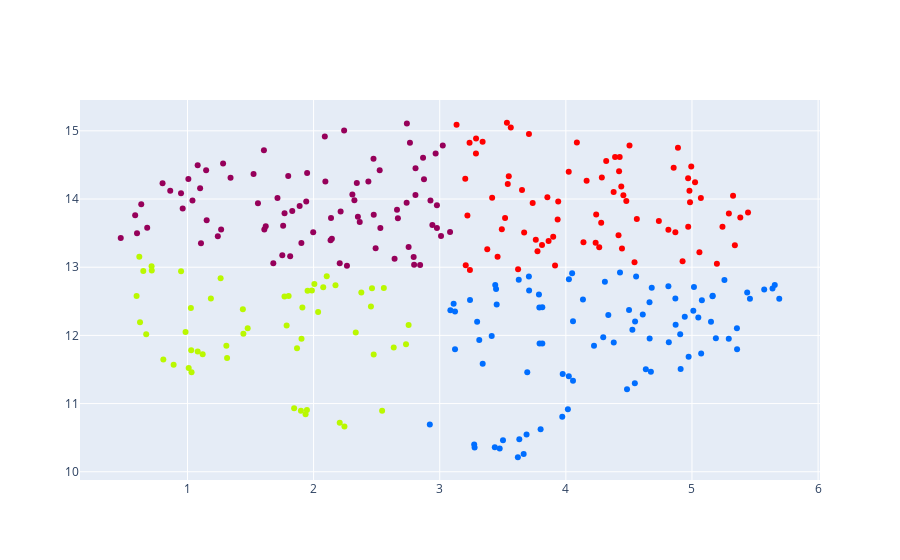

The cell this chart's notebook holds for it:
### Code cell
kmeans_umap_labor = KMeans(n_clusters=4, random_state=0).fit(umap_data_labor)
fig = go.Figure([go.Scatter(x=umap_data_labor[:,0], 
                            y=umap_data_labor[:,1], 
                            marker={'color':kmeans_umap_labor.labels_}, 
                            mode='markers',
                            text=sorted(df.FallNr.unique()),
                            hovertemplate='%{text}<br><extra></extra>',
                            marker_colorscale=px.colors.sequential.Rainbow)])

fig.show()
fig.write_html(image_path+'kmeans_labor_all_umap_.html')

### Figure 1 — Plotly figure (JSON) as saved in the notebook; plotly's stock layout.template omitted (floating-point values rounded to 4 significant figures; data arrays with more than 128 entries replaced by an {"elided": "..."} marker saying what was removed)
{"data": [{"hovertemplate": "%{text}<br><extra></extra>", "marker": {"color": {"elided": "294 int values"}, "colorscale": [[0, "rgb(150,0,90)"], [0.125, "rgb(0,0,200)"], [0.25, "rgb(0,25,255)"], [0.375, "rgb(0,152,255)"], [0.5, "rgb(44,255,150)"], [0.625, "rgb(151,255,0)"], [0.75, "rgb(255,234,0)"], [0.875, "rgb(255,111,0)"], [1, "rgb(255,0,0)"]]}, "mode": "markers", "text": {"elided": "294 str values"}, "type": "scatter", "x": {"elided": "294 float values"}, "y": {"elided": "294 float values"}}], "layout": {}}
